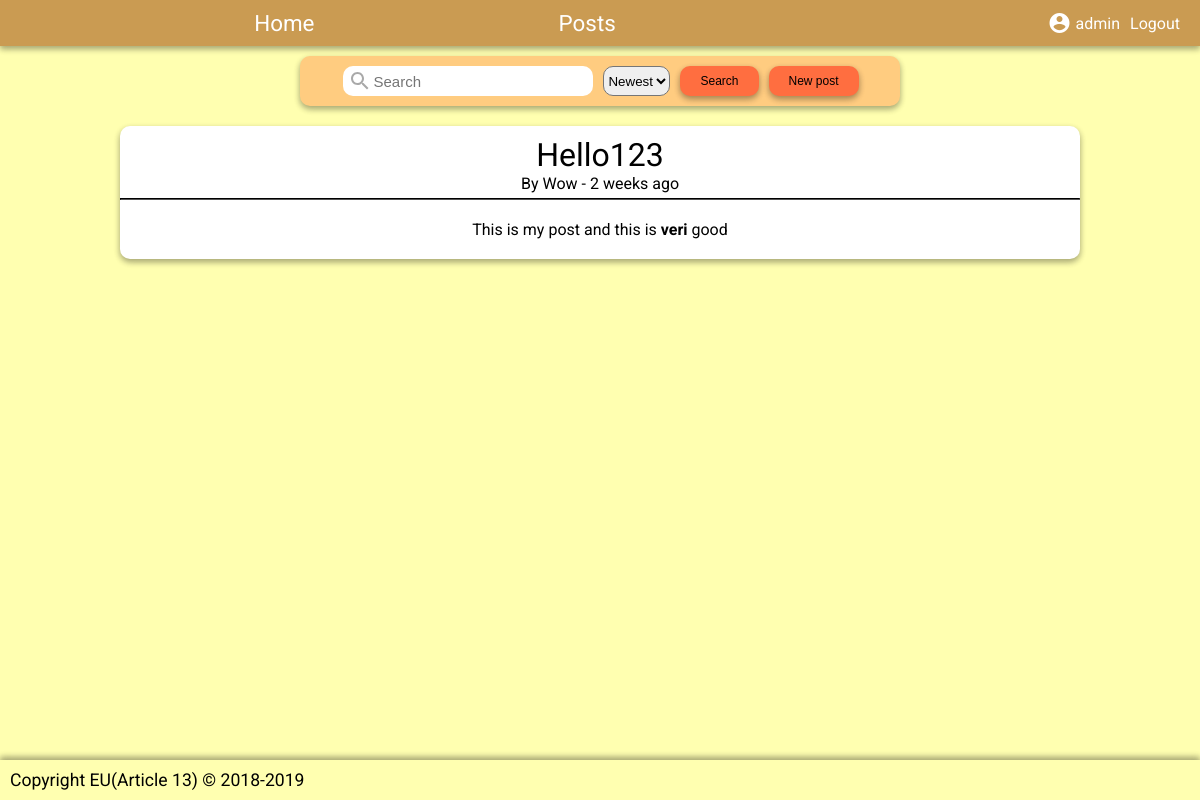
/posts.php?view=3 (signed in), run on the app's committed database.
### tables this page shows
CREATE TABLE users(
    id INT(8) PRIMARY KEY AUTO_INCREMENT,
    user_name VARCHAR(15) NOT NULL UNIQUE,
    user_password VARCHAR(255) NOT NULL,
    user_email VARCHAR(32) NOT NULL UNIQUE,
    user_type ENUM("admin", "member") DEFAULT "member" NOT NULL,
    user_theme INT(2) NOT NULL DEFAULT 1,
    FOREIGN KEY (user_theme) REFERENCES themes(id)
);

CREATE TABLE posts(
    id INT(8) PRIMARY KEY AUTO_INCREMENT,
    post_name VARCHAR(200) NOT NULL,
    post_date TIMESTAMP DEFAULT CURRENT_TIMESTAMP NOT NULL,
    post_user_id INT(8),
    post_content MEDIUMTEXT NOT NULL,
    FOREIGN KEY (post_user_id) REFERENCES users(id)
);

### include/auth.php (called while the page is built, shortened)
<?php
    class UserData {
        private $name = NULL;
        public function __construct(string $id, string $name, string $email, string $type, int $themeID) {
            $this->name = $name;
        }
        public function get_user_name() {
            return $this->name;
        }
    }
    function is_logged_in() {
        return isset($_SESSION["valid_login"]) && $_SESSION["valid_login"] === true;
    }
    function get_user_id() {
        return $_SESSION["user_id"];
    }
    function get_user_data($dbc, $user) {
        $query = "SELECT * FROM users WHERE id=$user";
        $result = mysqli_query($dbc, $query);
        if (mysqli_num_rows($result) === 1) {
            $row = mysqli_fetch_array($result);
            $username = $row["user_name"];
            $email = $row["user_email"];
            $type = $row["user_type"];
            $themeID = $row["user_theme"];
            return new UserData($user, $username, $email, $type, $themeID);
        } else {
            return NULL;
        }
    }
?>

### include/util.php (called while the page is built)
<?php
function get_time($time) {
    $time = time() - $time;
    $time = ($time < 1) ? 1 : $time;
    $tokens = array(
        31536000 => 'year',
        2592000 => 'month',
        604800 => 'week',
        86400 => 'day',
        3600 => 'hour',
        60 => 'minute',
        1 => 'second'
    );
    foreach ($tokens as $unit => $text) {
        if ($time < $unit) continue;
        $numberOfUnits = floor($time / $unit);
        return $numberOfUnits . ' ' . $text . (($numberOfUnits > 1) ? 's' : '');
    }
}
?>

### posts.php (the view, shortened to what this page needs)
<?php
require("include/common.php");
?>
<!DOCTYPE html>
<html>
<head>
    <?php
    require("template/head.php");
    ?>
    <link rel="stylesheet" href="css/posts.css">
</head>
<body>
    <div id="container">
        <?php
        require("template/menu_header.php");
        ?>
        <div id="content">
            <div class="card" id="post-header">
                <form action="posts.php" method="get">
                    <div id="post-search-bar">
                        <input type="search" name="q" placeholder="Search" value="<?= isset($_GET["q"]) ? $_GET["q"] : "" ?>">
                    </div>
                    <select name="sort" id="post-search-sort">
                        <option value="newest" <?= (isset($_GET["sort"]) && $_GET["sort"] === "newest") ? "selected" : "" ?>>Newest</option>
                    </select>
                    <button class="btn" type="submit">Search</button>
                    <button class="btn" id="post-new-post-button" type="button" onclick="window.location.href='new_post.php';">New post</button>
                </form>
            </div>
            <?php
            if(isset($_GET["view"])) {
                $id = $_GET["view"];
                $query = "SELECT posts.id, posts.post_name, posts.post_content, posts.post_date, users.user_name FROM posts JOIN users ON posts.post_user_id=users.id WHERE posts.id=$id;";
                $result = mysqli_query($dbc_website, $query);
                $row = mysqli_fetch_array($result);
            ?>
                <div id="view-post" class="card">
                    <p id="view-post-name"><?= $row["post_name"]?></p>
                    <p id="view-post-user">By <?= $row["user_name"]?> - <?=get_time(strtotime($row["post_date"])); ?> ago</p>
                    <hr>
                    <p id="view-post-content"><?= $row["post_content"];?></p>
                </div>
            <?php
            }
            ?>
        </div>
        <?php
        require("template/footer.php")
        ?>
    </div>
</body>
</html>

### template/menu_header.php
<div id="header" class="card">
    <div id="header-left">
        <a class="header-item" id="header-home" href="index.php"><p>Home</p></a>
        <a class="header-item" href="posts.php"><p>Posts</p></a>
    </div>
    <div id="header-right">
        <?php
        if(is_logged_in()) {
            $user = get_user_data($dbc_website, get_user_id());
        ?>
            <a class="header-item" href="profile.php"><p><i class="material-icons">account_circle</i><?= $user->get_user_name();?></p></a>
            <a class="header-item" href="logout.php"><p>Logout</p></a>
        <?php
        } else {
        ?>
            <a class="header-item" href="login.php"><p>Login</p></a>
        <?php
        }
        ?>
    </div>
</div>

### css/main.css (style rules this page uses)
* { margin: 0; padding: 0; box-sizing: border-box; }
:root { --card-box-shadow: 0 3px 6px rgba(0,0,0,0.16), 0 3px 6px rgba(0,0,0,0.23); }
html { background-color: var(--primary-color-light); font-family: 'Roboto', sans-serif; position:relative; min-height: 100%; }
#header { background-color: var(--primary-color-dark); display: flex; width: 100%; justify-content: space-around; padding: 6px 0px; margin-bottom: 10px; position: sticky; top: 0; z-index: 1000; }
.header-item { text-decoration: none; font-size: 1.4em; text-align: center; color: var(--primary-color-dark-on); padding: 4px 5px; }
.header-item:link { text-decoration: none; }
.header-item .material-icons { margin-right: 4px; }
#header-left { width: 70%; display: flex; justify-content: space-evenly; }
#header-right { width: 25%; display: flex; justify-content: flex-end; align-items: center; }
#header-right .header-item { height: 100%; font-size: 1em; }
#header-right .header-item > p { display: flex; align-items: center; justify-content: center;; height: 100%; }
#content { margin: 10px 0px; margin-bottom: 60px; flex: 1 0 auto; }
.card { box-shadow: 0 3px 6px rgba(0,0,0,0.16), 0 3px 6px rgba(0,0,0,0.23); }
.btn { position: relative; border: none; font-size: 20px; padding: 6px 20px; background-color: var(--secondary-color); color: var(--secondary-color-on); box-shadow: var(--card-box-shadow); border-radius: 10px; overflow: hidden; }
.btn:before { content: ""; position: absolute; top: 50%; left: 50%; display: block; width: 0; padding-top: 0; border-radius: 100%; background-color: rgba(236, 240, 241, .3); transform: translate(-50%, -50%); }

### css/posts.css (style rules this page uses)
#post-header { width: 600px; margin: 0 auto; height: 50px; background-color: var(--primary-color); color: var(--primary-color-on); margin: 0 auto; border-radius: 10px; }
#post-header .btn { font-size: 12px; height: 30px; margin-top: 10px; margin-left: 10px; }
#post-header form { height: 100%; margin-left: 2px; display: flex; justify-content: center; }
#post-new-post-button { justify-self: flex-end; }
#post-search-bar { position: relative; height: 100%; display: inline-block; z-index: 0; }
#post-search-bar svg { margin: auto; position: absolute; top: 50%; left: 5px; transform: translateY(-50%); }
#post-search-bar input { border: none; height: 30px; width: 250px; margin: 10px 10px 0px 0px; font-size: 15px; padding-left: 30px; padding-right: 10px; border-radius: 10px; }
#post-search-sort { height: 30px; margin-top: 10px; border-radius: 10px; }
#view-post { width: 960px; margin: 0 auto; background-color: white; color: black; border-radius: 10px; margin-top: 20px; }
#view-post hr { margin-top: 5px; border-color: var(--primary-color-light-on); }
#view-post-name { font-size: 2em; text-align: center; padding-top: 10px; }
#view-post-user { text-align: center; }
#view-post-content { margin-top: 0px; padding: 20px; text-align: center; }

### data on the page
users: user_name "admin"
posts: post_name "Hello123", post_user.user_name "Wow", post_date "2 weeks", post_content "This is my post and this is veri good"
